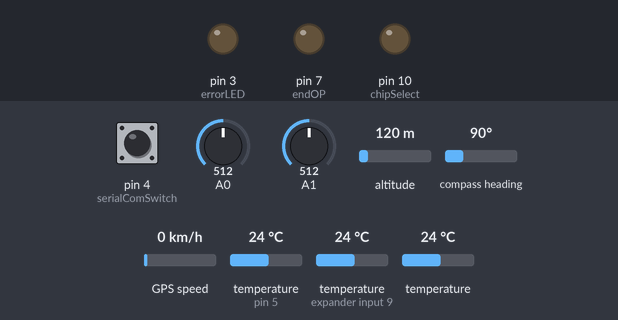
This program was run on a simulated Arduino Uno, built with avr-gcc and run on an emulated ATmega328P. Shown: output pins drawn as LEDs (lit = HIGH). Inputs (shaded band) come from the test bench; at power-on: pin 4 (serialComSwitch) LOW, A0 = 512, A1 = 512, altitude 120 m, compass heading 90°, GPS speed 0 km/h, temperature (sensors on pin 5, expander input 9) 24 °C, temperature 24 °C. Storage starts empty; the GPS gets a fix after 3 s at 37.7749, -122.4194 with 8 satellites; what the program prints to the serial monitor is not drawn.

Above: at 1.2 s.
1.3 s: pin 4 (serialComSwitch) pulled HIGH for 0.15 s
At 6.5 s:
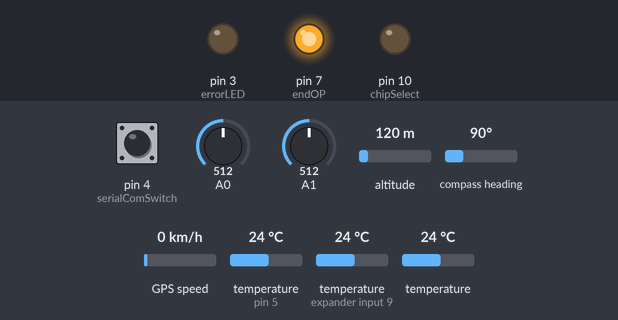
Timing chart, 0 to 8.0 s (numbered marks = the images above; inputs shaded):
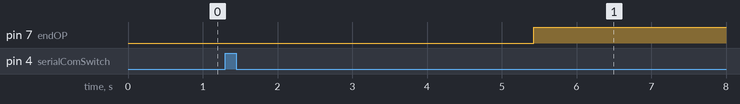

The program:

main.cpp
```cpp
#include <Arduino.h>
// GPS
#include <TinyGPS++.h>
#include <SoftwareSerial.h>
// SD
#include <SPI.h>
#include <SD.h>
// DS18B20
#include <OneWire.h>
#include <DallasTemperature.h>

// PC
byte serialCom = 0;
#define monitor_speed 115200
#define serialComSwitch 4

// LED
#define errorLED 3

// SIGNAL
#define endOP 7

// GPS
static const int RXPin = 8, TXPin = 9;
SoftwareSerial ss(RXPin, TXPin);
TinyGPSPlus gps;
#define gps_speed 9600

// SD
File dataFile;
char* fileName = "data.txt";
#define chipSelect 10

// DS18B20
#define ONE_WIRE_BUS 5
#define TEMPERATURE_PRECISION 12
OneWire oneWire(ONE_WIRE_BUS);
DallasTemperature sensors(&oneWire);
DeviceAddress termometroInterno = {0x28, 0xAD, 0x1D, 0x23, 0x09, 0x00, 0x00, 0xEE};
DeviceAddress termometroAgua = {0x28, 0xAA, 0xA6, 0x35, 0x13, 0x13, 0x02, 0x40};
DeviceAddress termometroAire = {0x28, 0xEE, 0x73, 0x2D, 0x14, 0x16, 0x02, 0xC4};

// Functions
void SerialComMode();
void dataGetMode();
void openDataFile();
void listDataFile();
void readDataFile();
void deleteDataFile();
void closeDataFile();
void saveGpsData();
void saveTempData();
void savePressureData();
void saveUvData();
float readLinealAnalogSensorMv(int analogPin);
float mapfloat(float x, float in_min, float in_max, float out_min, float out_max);

void setup()
{
  Serial.begin(monitor_speed);
  ss.begin(gps_speed);
  sensors.begin();

  pinMode(chipSelect, OUTPUT);
  pinMode(serialComSwitch, INPUT);
  pinMode(errorLED, OUTPUT);
  pinMode(endOP, OUTPUT);
  digitalWrite(endOP, LOW);

  /* Serial.println();
  Serial.println(F("termoDaQ V1.0"));
  Serial.println(F("[OSHW] VE000001"));
  Serial.println(F("https://github.com/mc-ireiser/termoDaQ"));
  Serial.println(); */

  // Test card
  if (!SD.begin(chipSelect))
  {
    Serial.println(F("Error: Verifique tarjeta SD"));
    digitalWrite(errorLED, HIGH);
    // Wait forever
    while (1){}
  }

  // Serial.println(F("Tarjeta SD inicializada"));

  sensors.setResolution(termometroInterno, TEMPERATURE_PRECISION);
  sensors.setResolution(termometroAgua, TEMPERATURE_PRECISION);
  sensors.setResolution(termometroAire, TEMPERATURE_PRECISION);
}

void loop()
{
  serialCom = digitalRead(serialComSwitch);

  if (serialCom)
  {
    SerialComMode();
  }
  else
  {
    dataGetMode();
  }
}

void SerialComMode()
{
  Serial.println(F("CS:OK"));

  while (serialCom)
  {
    int option = Serial.read();

    switch (option)
    {
    case '1':
      listDataFile();
      delay(1000);
      break;

    case '2':
      readDataFile();
      delay(1000);
      break;

    case '3':
      deleteDataFile();
      delay(1000);
      break;

    default:
      break;
    }

    serialCom = digitalRead(serialComSwitch);
  }
}

void dataGetMode()
{

  // Displays information if new sentence is correctly encoded.
  while (ss.available() > 0)
  {

    if (gps.encode(ss.read()))
    {
      if (gps.location.isValid() && (gps.date.isValid() && gps.time.isValid()))
      {
        openDataFile();
        saveGpsData();
        saveTempData();
        savePressureData();
        saveUvData();
        dataFile.flush();
        closeDataFile();
        digitalWrite(endOP, HIGH);
        delay(60000);
      }
    }
  }

  // GPS error
  if (millis() > 20000 && gps.charsProcessed() < 10)
  {
    Serial.println(F("Error: No se detecta el receptor GPS"));

    for (size_t i = 0; i < 10; i++)
    {
      digitalWrite(errorLED, HIGH);
      delay(1000);
      digitalWrite(errorLED, LOW);
      delay(1000);
    }
  }
}

void openDataFile()
{
  dataFile = SD.open("data.txt", FILE_WRITE);
  if (!dataFile)
  {
    Serial.println(F("Error: No se puede abrir el archivo de datos data.txt"));

    for (size_t i = 0; i < 3; i++)
    {
      digitalWrite(errorLED, HIGH);
      delay(3000);
      digitalWrite(errorLED, LOW);
      delay(1000);
    }
  }
}

void listDataFile()
{
  if (SD.exists(fileName))
  {
    // El archivo existe
    Serial.println(F("DF:EXISTE"));
  }

  else
  {
    // El archivo no existe
    Serial.println(F("DF:NO-EXISTE"));
  }

  Serial.println(F("CS:END"));
}

void readDataFile()
{
  File dataF = SD.open("data.txt");

  if (dataF)
  {
    while (dataF.available())
    {
      Serial.write(dataF.read());
    }
    dataF.flush();
    dataF.close();
  }

  else
  {
    // Error abriendo archivo
    Serial.println(F("DF:ERROR"));
  }

  Serial.println(F("CS:END"));
}

void deleteDataFile()
{
  if (SD.exists(fileName))
  {
    SD.remove(fileName);

    if (SD.exists(fileName))
    {
      // Error eliminando
      Serial.println(F("DF:ERROR"));
    }
    else
    {
      // Archivo eliminado correctamente
      Serial.println(F("DF:ELIMINADO"));
    }
  }

  else
  {
    // El archivo no existe
    Serial.println(F("DF:NO-EXISTE"));
  }

  Serial.println(F("CS:END"));
}

void closeDataFile()
{
  dataFile.println();
  dataFile.flush();
  dataFile.close();
}

void saveGpsData()
{
  // lat, lng, date(m/d/y), time(h:m:s:cs),

  dataFile.print(gps.location.lat(), 6);
  dataFile.print(F(","));
  dataFile.print(gps.location.lng(), 6);
  dataFile.print(F(","));
  dataFile.print(gps.date.year());
  dataFile.print(F("-"));
  dataFile.print(gps.date.month());
  dataFile.print(F("-"));
  dataFile.print(gps.date.day());
  dataFile.print(F(","));

  Serial.print(gps.location.lat(), 6);
  Serial.print(F(","));
  Serial.print(gps.location.lng(), 6);
  Serial.print(F(","));
  Serial.print(gps.date.year());
  Serial.print(F("-"));
  Serial.print(gps.date.month());
  Serial.print(F("-"));
  Serial.print(gps.date.day());
  Serial.print(F(","));

  if (gps.time.hour() < 10)
    dataFile.print(F("0"));

  dataFile.print(gps.time.hour());
  dataFile.print(F(":"));

    Serial.print(gps.time.hour());
    Serial.print(F(":"));

  if (gps.time.minute() < 10)
    dataFile.print(F("0"));

  dataFile.print(gps.time.minute());
  dataFile.print(F(":"));

    Serial.print(gps.time.minute());
    Serial.print(F(":"));

  if (gps.time.second() < 10)
    dataFile.print(F("0"));

  dataFile.print(gps.time.second());
  dataFile.print(F(","));

    Serial.print(gps.time.second());
    Serial.print(F(","));
}

void saveTempData()
{
  // tempInterna, tepmAgua, tempAire,
  sensors.requestTemperatures();
  delay(500);

  dataFile.print((sensors.getTempC(termometroInterno)), 4);
  dataFile.print(F(","));
  dataFile.print((sensors.getTempC(termometroAgua)), 4);
  dataFile.print(F(","));
  dataFile.print((sensors.getTempC(termometroAire)), 4);
  dataFile.print(F(","));

  // Serial
  Serial.print((sensors.getTempC(termometroInterno)), 4);
  Serial.print(F(","));
  Serial.print((sensors.getTempC(termometroAgua)), 4);
  Serial.print(F(","));
  Serial.print((sensors.getTempC(termometroAire)), 4);
  Serial.print(F(","));
}

void savePressureData()
{
  // pressure,

  float volt = readLinealAnalogSensorMv(0);

  if (volt < 0.2)
  {
    volt = 0.2;
  }

  float kPa = mapfloat(volt, 0.2, 4.5, 0.0, 703.125);

  dataFile.print(kPa, 4);
  dataFile.print(F(","));

  // Serial
  Serial.print(volt, 4);
  Serial.print(F(","));
}

void saveUvData()
{
  // UV

  int indice_uv = 0;
  float sum = 0;

  for (int i = 0; i < 50; i++)
  {
    int sensorValue = analogRead(A1);
    sum = sum + (sensorValue / 1024.0);
    delay(10);
  }

  float prom = sum / 50.0;

  if (prom * 1000 < 50) {
    indice_uv = 0;
  } else if (prom * 1000 < 227) {
    indice_uv = 1;
  } else if (prom * 1000 < 318) {
    indice_uv = 2;
  } else if (prom * 1000 < 408) {
    indice_uv = 3;
  } else if (prom * 1000 < 503) {
    indice_uv = 4;
  } else if (prom * 1000 < 606) {
    indice_uv = 5;
  } else if (prom * 1000 < 696) {
    indice_uv = 6;
  } else if (prom * 1000 < 795) {
    indice_uv = 7;
  } else if (prom * 1000 < 881) {
    indice_uv = 8;
  } else if (prom * 1000 < 976) {
    indice_uv = 9;
  } else if (prom * 1000 < 1079) {
    indice_uv = 10;
  } else {
    indice_uv = 11;
  }

  dataFile.print(indice_uv);

  Serial.println(indice_uv);
}

float readLinealAnalogSensorMv(int analogPin)
{
  float sum = 0;

  for (int i = 0; i < 50; i++)
  {
    float v = analogRead(analogPin);
    sum = sum + v / 1024.0;
    delay(10);
  }

  float sensorValue = sum / 50;
  float voltage = sensorValue * 5.0;

  return (voltage);
}

float mapfloat(float x, float in_min, float in_max, float out_min, float out_max)
{
  return (x - in_min) * (out_max - out_min) / (in_max - in_min) + out_min;
}
```
